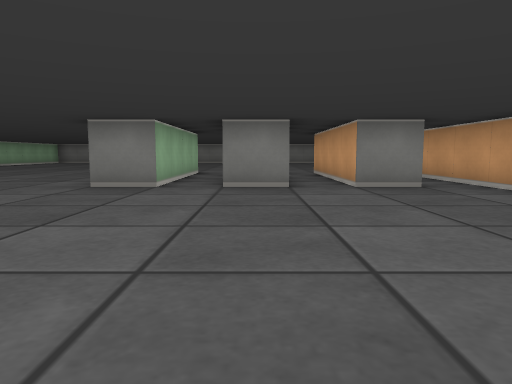
view 1 (above)

16 first-person views from a walk through a cub3D ray-caster map. The camera is about half as high as the walls, tilts 6° down and sees 70° across. The floor is counted in squares. Each view is taken from the middle of a square. On the plan, view 1 faces up. The plan holds only what a view shows up to about 9 squares ahead; the rest is blank.

view 2
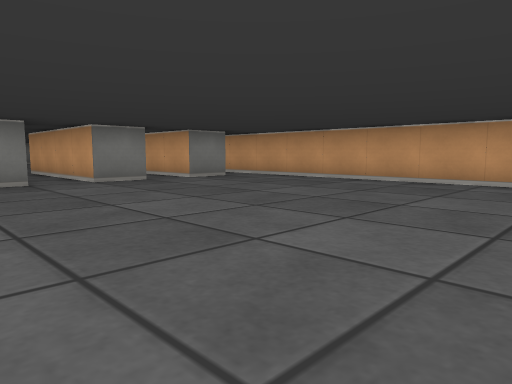

view 3
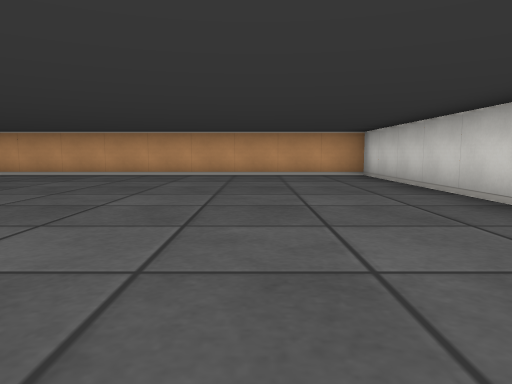

view 4
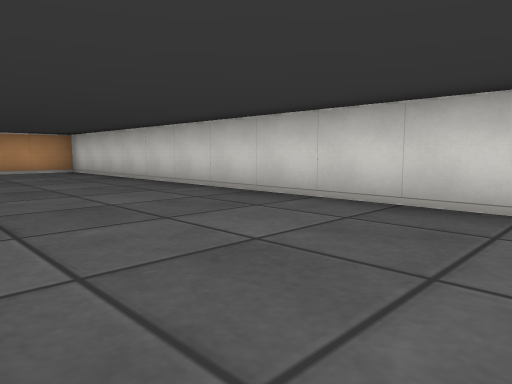

view 5
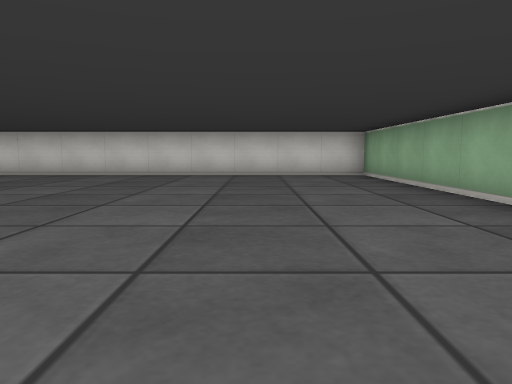

view 6
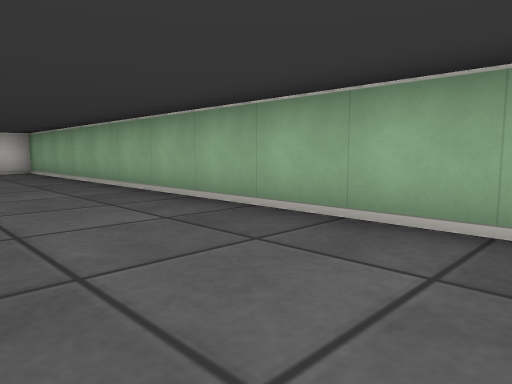

view 7
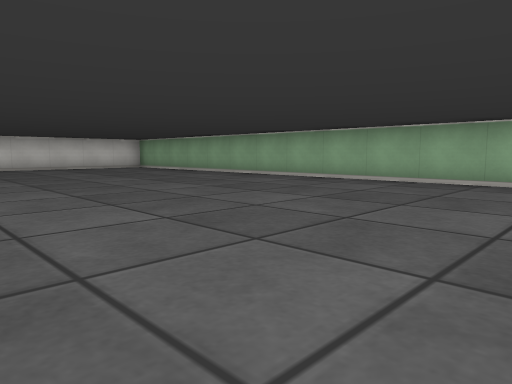

view 8
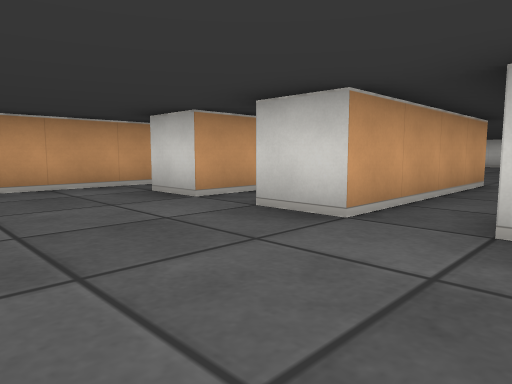

view 9
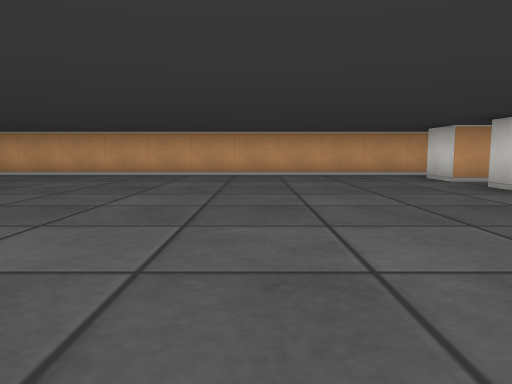

view 10
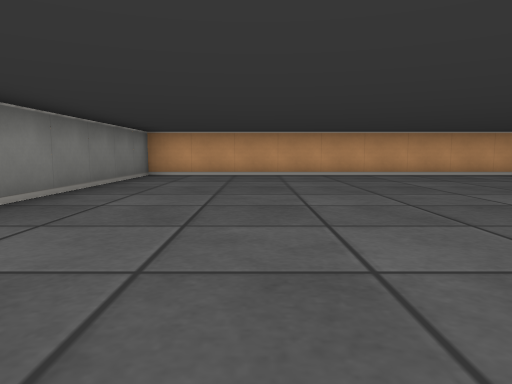

view 11
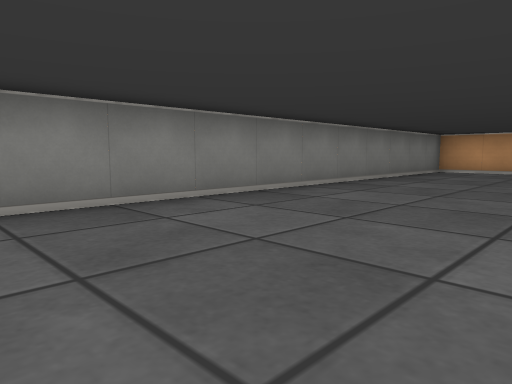

view 12
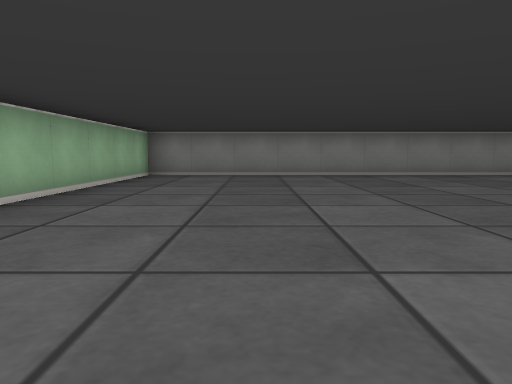

view 13
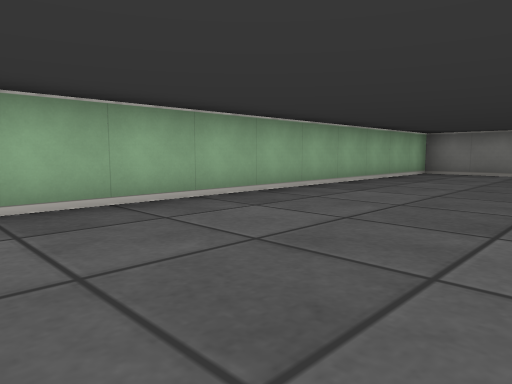

view 14
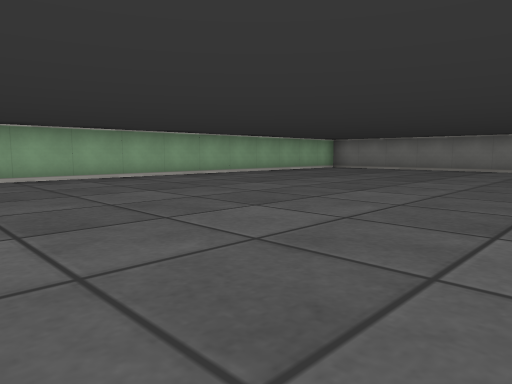

view 15
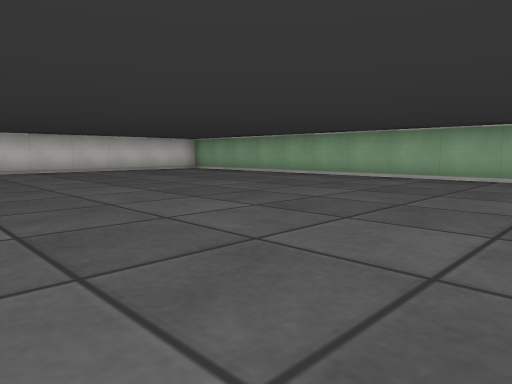

view 16
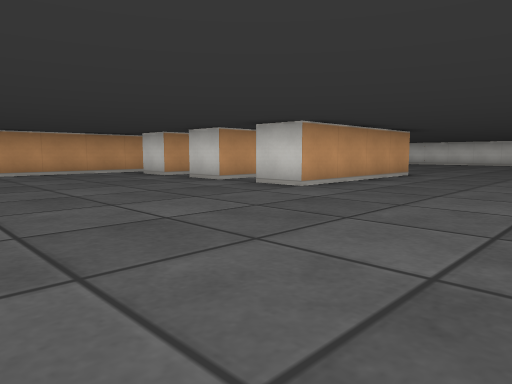

### Floor plan
Points are (right, up) in squares from view 1. A wall is a line through its corners. A room is listed if a view was taken in it or the views show most of it. See-through windows are left out.
Room 1 (views 1, 2, 3, 4, 5, 6, 7, 8, 9, 10, 11, 12, 13, 14, 15, 16)
walls: (-1.5, 9) (-1.5, 5.5) (-2.5, 5.5) (-2.5, 9.5) (-1.5, 9.5); (0.6, 5.5) (-0.5, 5.5) (-0.5, 9.5) (0.5, 9.5); (2.6, 5.5) (1.5, 5.5) (1.5, 9.5) (2.5, 9.5); (-10.5, -3.5) (3.5, -3.5) (3.5, 19.5) (-10.5, 19.5) (-10.5, -3.5)

Positions as (right, up) in squares from view 1, and headings:
1: (0, 0), facing up
2: (-3, -1), facing up-right
3: (-5, -1), facing right
4: (-7, 0), facing down-right
5: (-8, 5), facing down
6: (-8, 7), facing down-left
7: (-4, 9), facing down-left
8: (-2, 12), facing down-right
9: (-5, 13), facing right
10: (-5, 17), facing right
11: (-7, 16), facing up-right
12: (-8, 11), facing up
13: (-7, 10), facing up-left
14: (-3, 8), facing up-left
15: (-3, 7), facing down-left
16: (-6, 14), facing down-right
